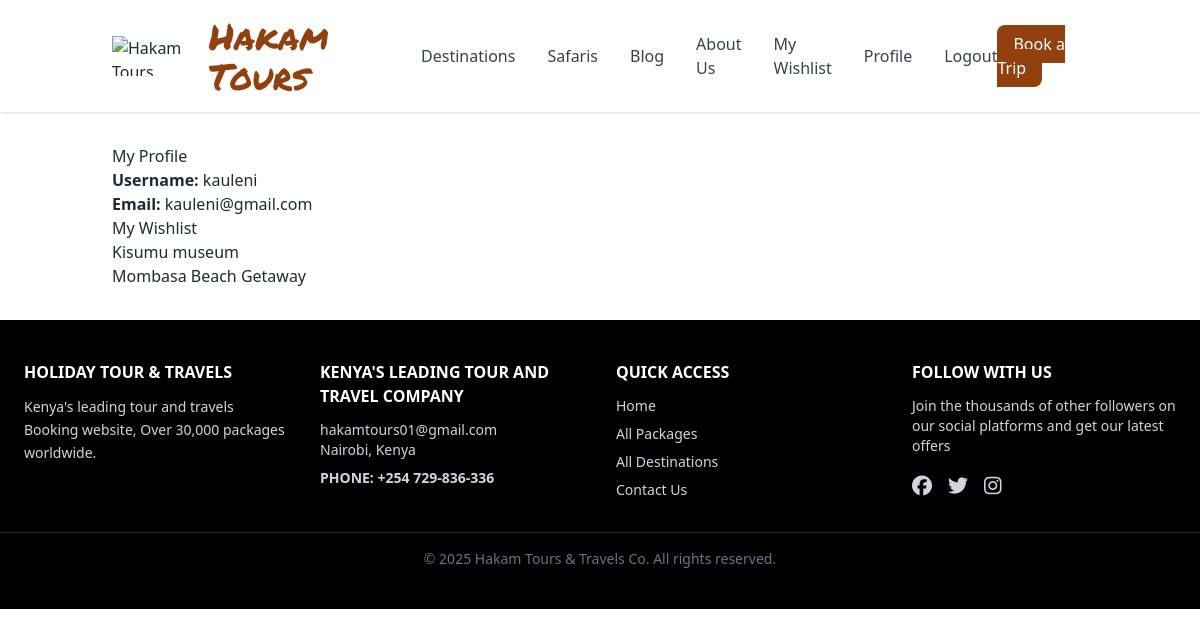
The page /users/profile/ (signed in) on the database as committed earlier.
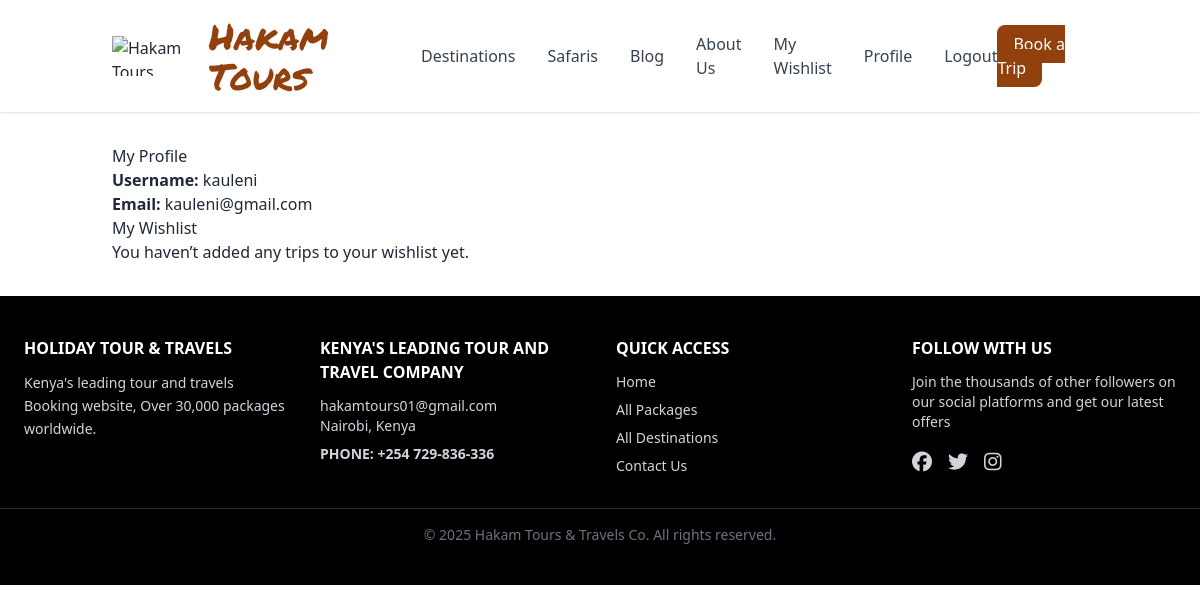
The same page on the database as committed later.
### trips/models.py (models this page shows, shortened)
class Trip(models.Model):
    category = models.ForeignKey(Category, on_delete=models.CASCADE, related_name="trips")
    title = models.CharField(max_length=200)
    slug = models.SlugField(unique=True, blank=True)
    description = models.TextField()
    start_date = models.DateField()
    end_date = models.DateField()
    is_current = models.BooleanField(default=True)
    cover_image = CloudinaryField("image", blank=True, null=True)
    wishlisted_by = models.ManyToManyField(settings.AUTH_USER_MODEL,related_name="wishlisted_trips",blank=True)
    created_at = models.DateTimeField(auto_now_add=True)
    is_hot = models.BooleanField(default=False, help_text="Mark as hot trip to feature on home page")
    class Meta:
        ordering = ["-start_date"]

### users/views.py (the view)
# urls.py: path("profile/", views.profile, name="profile"),
@login_required
def profile(request):
    wishlist_trips = request.user.wishlisted_trips.all()
    return render(request, "users/profile.html", {
        "wishlist_trips": wishlist_trips,
    })

### templates/users/profile.html (shortened to what this page needs)
{% extends "base.html" %}
{% block content %}
  <h1>My Profile</h1>
  <p><strong>Username:</strong> {{ user.username }}</p>
  <p><strong>Email:</strong> {{ user.email }}</p>
  <h2>My Wishlist</h2>
  {% if wishlist_trips %}
    <ul>
      {% for w in wishlist_trips %}
    <li>
      <a href="{% url 'trips:trip_detail' slug=w.slug %}">
        {{ w.title }}
      </a>
    </li>
{% endfor %}
    </ul>
  {% else %}
    <p>You haven’t added any trips to your wishlist yet.</p>
  {% endif %}
{% endblock %}

Rows that differ between the two databases and show on the page:
removed Trip: title "Kisumu museum"
removed Trip: title "Mombasa Beach Getaway"
Other text that changed with them:
text now shown: "You haven’t added any trips to your wishlist yet."
